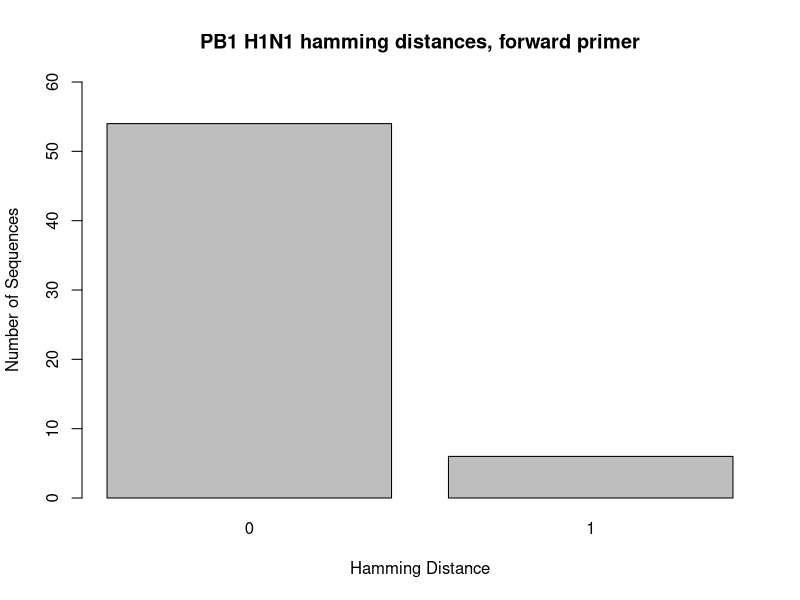
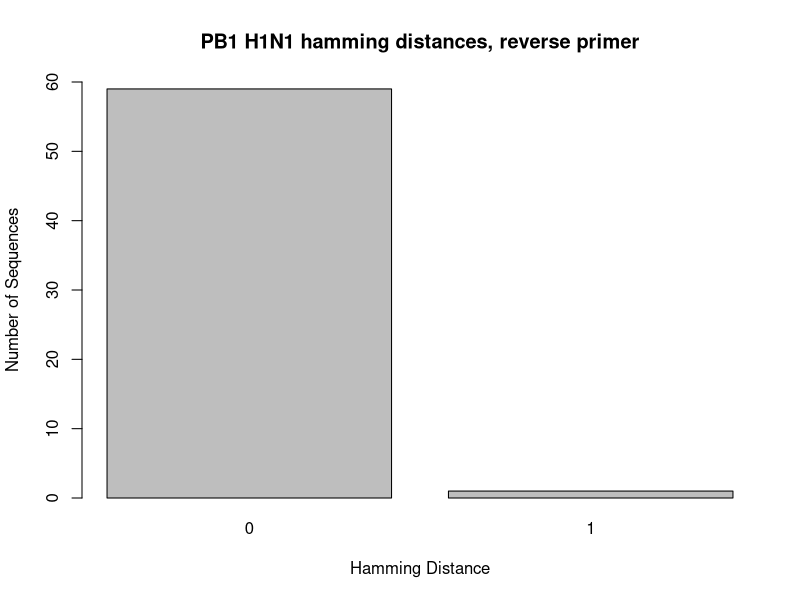
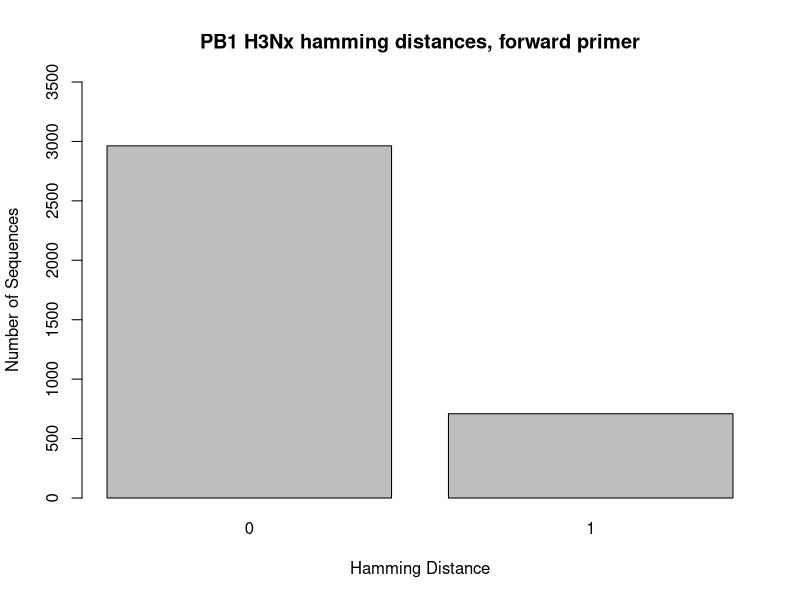
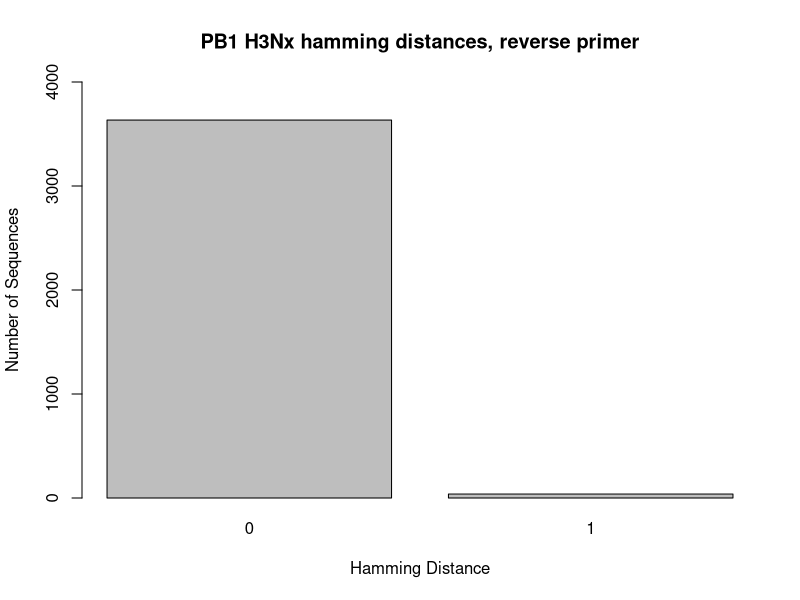
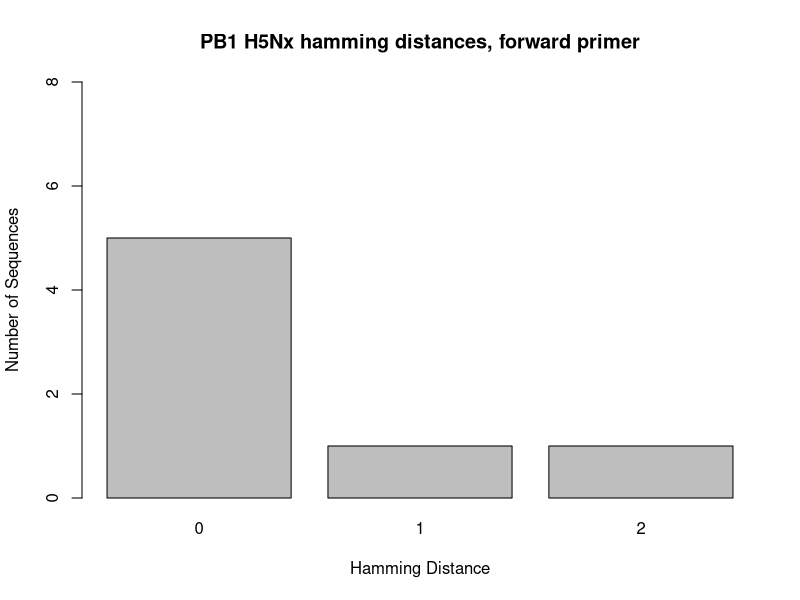
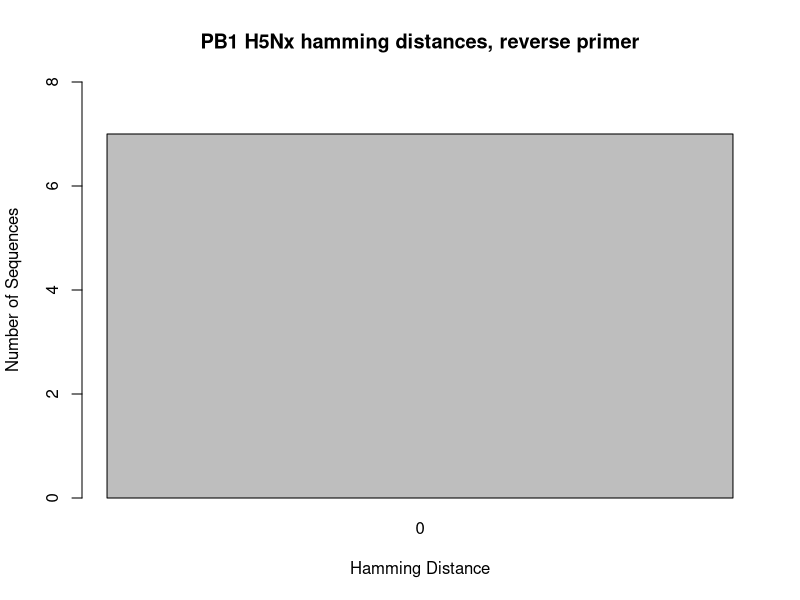
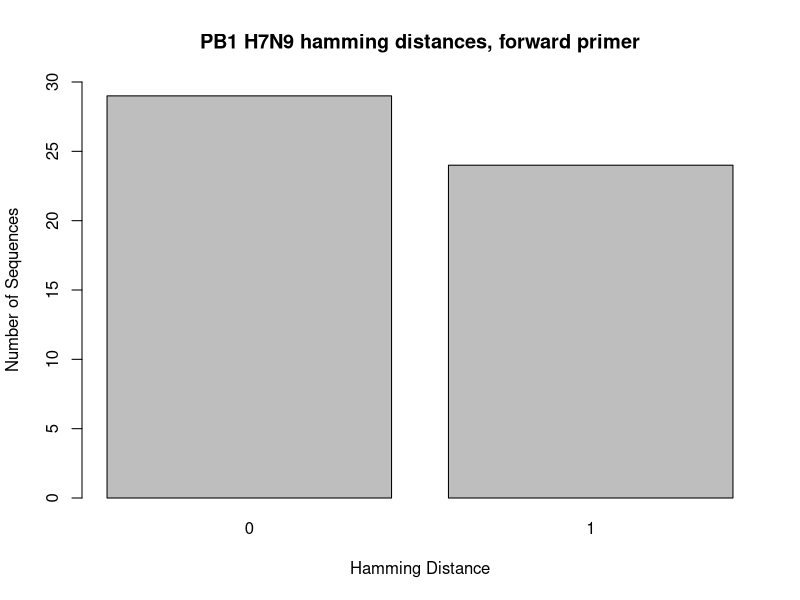
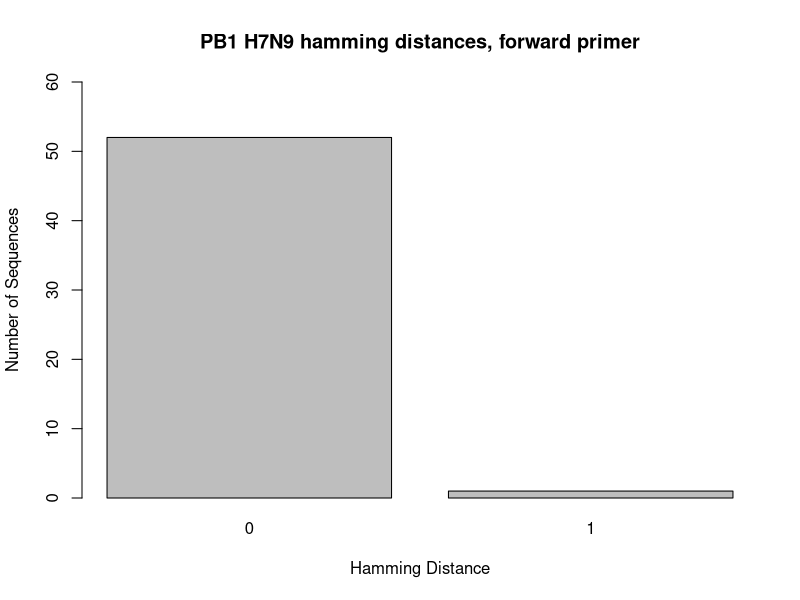

Generate these figures, in order, with R:
## ---- chunk 1
knitr::opts_chunk$set(root.dir = "C:/Users/Lexie Christopoulos/Repos/GenomeSequencing-/db/", echo = TRUE)
## ---- chunk 2
#in console: setwd("C:/Users/Lexie Christopoulos/Repos/GenomeSequencing-/db/PB1")
## ---- chunk 3
PB1_H1_F <- read.csv("hamming_distance_results/PB1_H1_PB1_Forward_1.3_results_NCR.csv")

PB1_H1_1 <- PB1_H1_F[-c(61),]

barplot(table(PB1_H1_1$hamming_distance), main = "PB1 H1N1 hamming distances, forward primer", xlab = "Hamming Distance", ylab = "Number of Sequences", ylim = c(0,60))
## ---- chunk 4
PB1_H1_R <- read.csv("hamming_distance_results/PB1_H1_PB1_Reverse_2.4_results_NCR.csv")

PB1_H1_2 <- PB1_H1_R[-c(61),]

barplot(table(PB1_H1_2$hamming_distance), main = "PB1 H1N1 hamming distances, reverse primer", xlab = "Hamming Distance", ylab = "Number of Sequences", ylim = c(0,60))
## ---- chunk 5
PB1_H3_F <- read.csv("hamming_distance_results/PB1_H3_PB1_Forward_1.3_results_NCR.csv")

PB1_H3_1 <- PB1_H3_F[-c(3673),]

barplot(table(PB1_H3_1$hamming_distance), main = "PB1 H3Nx hamming distances, forward primer", xlab = "Hamming Distance", ylab = "Number of Sequences", ylim = c(0,3500))
## ---- chunk 6
PB1_H3_R <- read.csv("hamming_distance_results/PB1_H3_PB1_Reverse_2.4_results_NCR.csv")

PB1_H3_2 <- PB1_H3_R[-c(3673),]

barplot(table(PB1_H3_2$hamming_distance), main = "PB1 H3Nx hamming distances, reverse primer", xlab = "Hamming Distance", ylab = "Number of Sequences", ylim = c(0,4000))
## ---- chunk 7
PB1_H5_F <- read.csv("hamming_distance_results/PB1_H5_PB1_Forward_1.3_results_NCR.csv")

PB1_H5_1 <- PB1_H5_F[-c(8),]

barplot(table(PB1_H5_1$hamming_distance), main = "PB1 H5Nx hamming distances, forward primer", xlab = "Hamming Distance", ylab = "Number of Sequences", ylim = c(0,8))
## ---- chunk 8
PB1_H5_R <- read.csv("hamming_distance_results/PB1_H5_PB1_Reverse_2.4_results_NCR.csv")

PB1_H5_2 <- PB1_H5_R[-c(8),]

barplot(table(PB1_H5_2$hamming_distance), main = "PB1 H5Nx hamming distances, reverse primer", xlab = "Hamming Distance", ylab = "Number of Sequences", ylim = c(0,8))
## ---- chunk 9
PB1_H7_F <- read.csv("hamming_distance_results/PB1_H7_PB1_Forward_1.3_results_NCR.csv")

PB1_H7_1 <- PB1_H7_F[-c(54),]

barplot(table(PB1_H7_1$hamming_distance), main = "PB1 H7N9 hamming distances, forward primer", xlab = "Hamming Distance", ylab = "Number of Sequences", ylim = c(0,30))
## ---- chunk 10
PB1_H7_R <- read.csv("hamming_distance_results/PB1_H7_PB1_Reverse_2.4_results_NCR.csv")

PB1_H7_2 <- PB1_H7_R[-c(54),]

barplot(table(PB1_H7_2$hamming_distance), main = "PB1 H7N9 hamming distances, forward primer", xlab = "Hamming Distance", ylab = "Number of Sequences", ylim = c(0,60))
## ---- chunk 11
PB1_H9_F <- read.csv("hamming_distance_results/PB1_H9_PB1_Forward_1.3_results_NCR.csv")

PB1_H9_1 <- PB1_H9_F[-c(16),]

barplot(table(PB1_H9_1$hamming_distance), main = "PB1 H9N2 hamming distances, forward primer", xlab = "Hamming Distance", ylab = "Number of Sequences", ylim = c(0,15))
## ---- chunk 12
PB1_H9_R <- read.csv("hamming_distance_results/PB1_H9_PB1_Reverse_2.4_results_NCR.csv")

PB1_H9_2 <- PB1_H9_R[-c(16),]

barplot(table(PB1_H9_2$hamming_distance), main = "PB1 H9N2 hamming distances, reverse primer", xlab = "Hamming Distance", ylab = "Number of Sequences", ylim = c(0,15))
